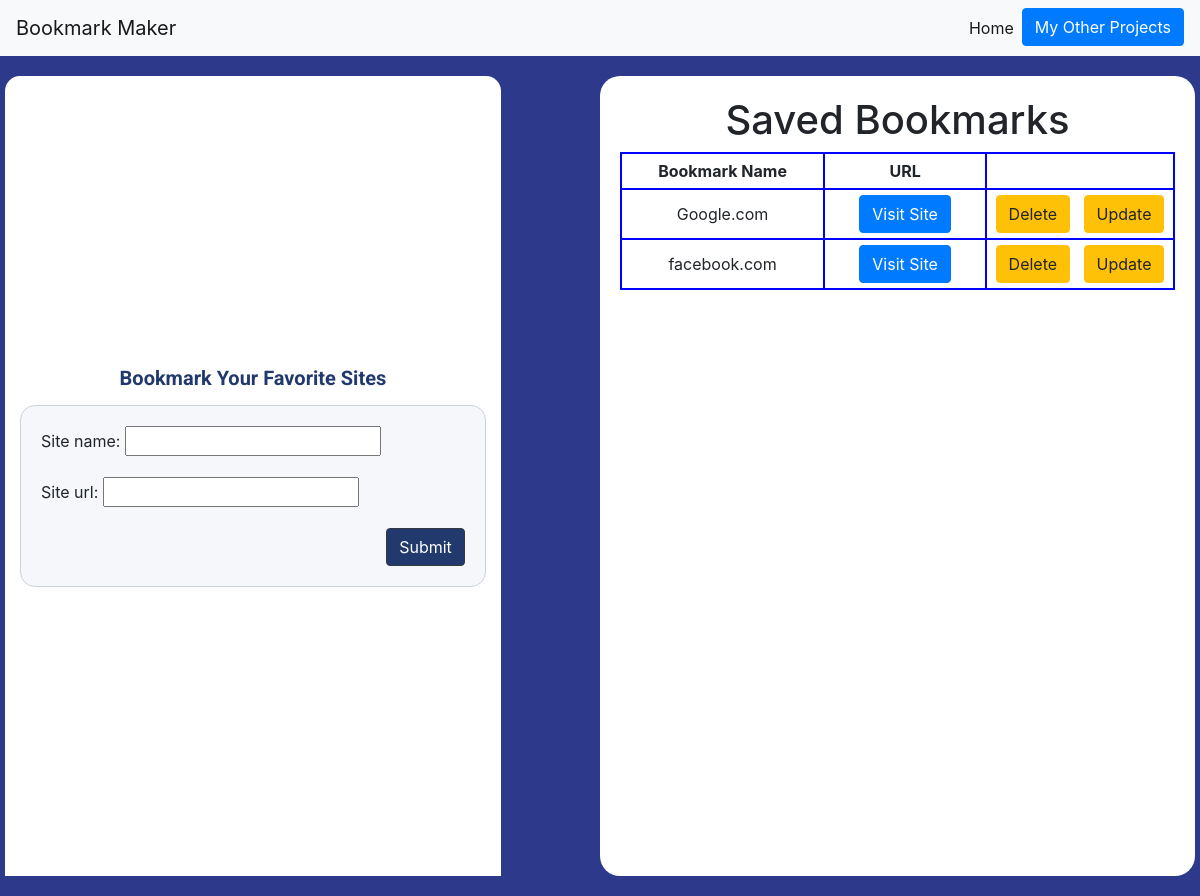
The app's page /, older data.
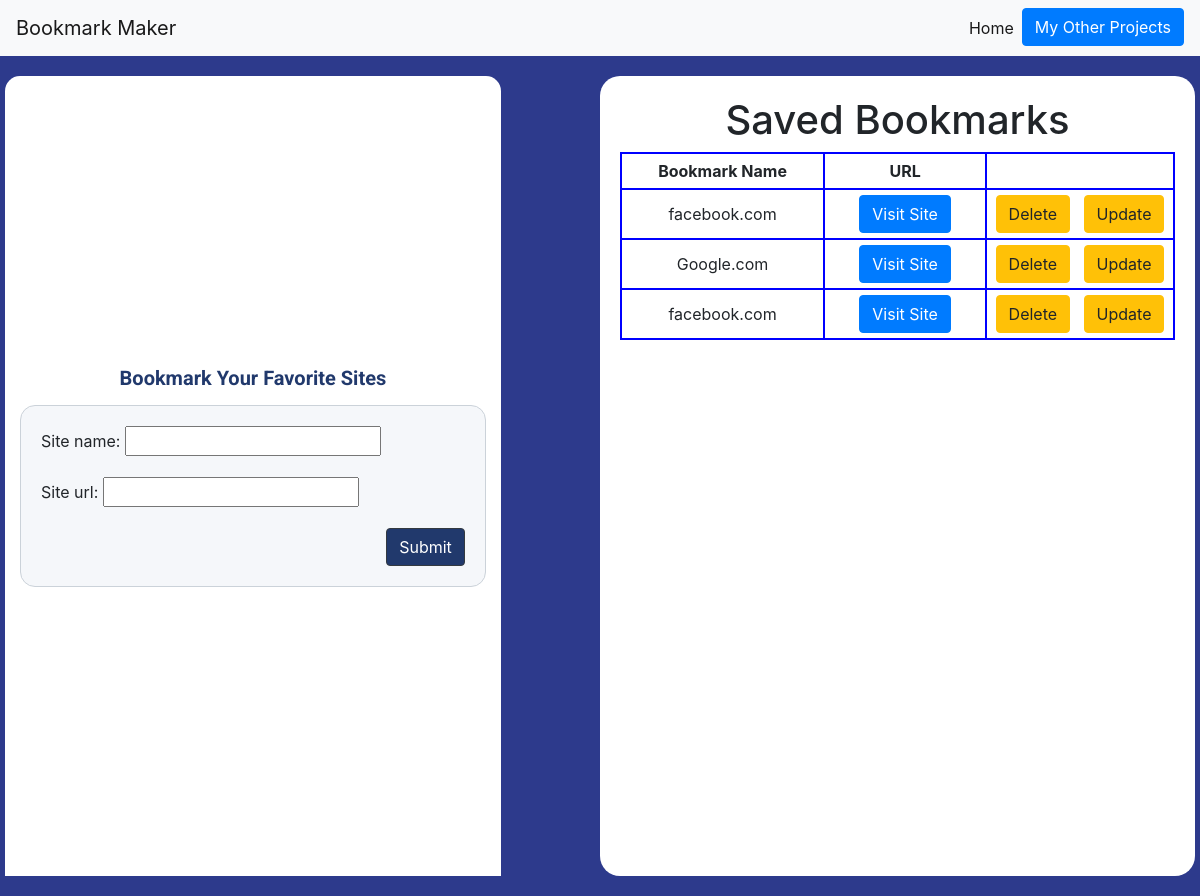
The same page, newer data.
### bookmarkmakerapp/models.py (models this page shows)
class bookmarkMakertable(models.Model):
    site_name=models.CharField(max_length=300)
    site_url=models.CharField(max_length=3000)

### bookmarkmakerapp/views.py (the view)
# urls.py: path("",views.bookmarkMaker),
def bookmarkMaker(request):
    form=forms.bookmarkMakerForm()
    data=bookmarkMakertable.objects.all().order_by("-id")
    if request.method=="POST":
        form=forms.bookmarkMakerForm(request.POST)
        if form.is_valid():
            form.save(commit=True)
            form=forms.bookmarkMakerForm()
    return render(request, "index.html",{"form":form,"data":data})

### bookmarkmakerapp/forms.py
class bookmarkMakerForm(forms.ModelForm):
    site_url=forms.CharField()
    class Meta:
        model=bookmarkMakertable
        fields="__all__"

### templates/index.html (shortened to what this page needs)
{% extends 'base.html' %}
    {% load static %}
    {% load custom_filter %}
    {% block content %}
    <div class="bgContainerblue">
        <div clas="container">
            <div class="row">
                <div class="d-flex flex-column justify-content-center bookmarkCard col-5">
                    <h1 class="heading">Bookmark Your Favorite Sites</h1>
                    <div class="innerform">
                        <form method="POST">
                            <div>
                                {{form.as_p}}
                            </div>
                            <div class="text-right">
                                <button type="submit" class="backg btn btn-dark" id="submitBtn">Submit</button>
                            </div>
                        </form>
                    </div>
                </div>
                <div class="ml-auto col-6 savedData ">
                    <h1 class="nameTitle">
                        Saved Bookmarks
                    </h1>
                    {% if data %}
                    <table>
                        <thead >
                            <th>Bookmark Name</th>
                            <th>URL</th>
                        </thead>
                        {% for each in data %}
                            <tr>
                                <td>{{each.site_name | add:".com " }}</td>
                                <td><a href="https://{{each.site_url}}" target="_blank"><button class='btn btn-primary'>Visit Site</button></a></td>
                                <td><a href="delete/{{each.id}}"><button class='btn btn-warning'>Delete</button></a>
                                &nbsp;&nbsp;<a href="update/{{each.id}}"><button class='btn btn-warning'>Update</button></a>
                                </td>
                            </tr>
                        {% endfor %}
                    </table>
                    {% endif %}
                </div>
        </div>
        </div>
    </div>
    {% endblock %}

Row changes from the older to the newer data that the page shows:
added bookmarkMakertable: site_name|add "facebook.com"
